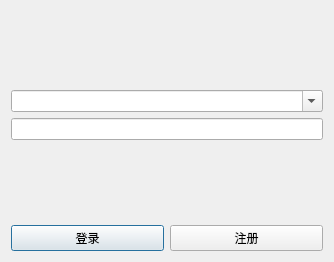
<?xml version="1.0" encoding="UTF-8"?>
<ui version="4.0">
 <class>LoginUI</class>
 <widget class="QDialog" name="LoginUI">
  <property name="geometry">
   <rect>
    <x>0</x>
    <y>0</y>
    <width>334</width>
    <height>262</height>
   </rect>
  </property>
  <property name="windowTitle">
   <string>Dialog</string>
  </property>
  <layout class="QVBoxLayout" name="verticalLayout">
   <item>
    <spacer name="verticalSpacer">
     <property name="orientation">
      <enum>Qt::Vertical</enum>
     </property>
     <property name="sizeHint" stdset="0">
      <size>
       <width>20</width>
       <height>40</height>
      </size>
     </property>
    </spacer>
   </item>
   <item>
    <widget class="QComboBox" name="comboBox_ID">
     <property name="editable">
      <bool>true</bool>
     </property>
    </widget>
   </item>
   <item>
    <widget class="QLineEdit" name="lineEdit_Password">
     <property name="echoMode">
      <enum>QLineEdit::Password</enum>
     </property>
    </widget>
   </item>
   <item>
    <spacer name="verticalSpacer_2">
     <property name="orientation">
      <enum>Qt::Vertical</enum>
     </property>
     <property name="sizeHint" stdset="0">
      <size>
       <width>20</width>
       <height>40</height>
      </size>
     </property>
    </spacer>
   </item>
   <item>
    <layout class="QHBoxLayout" name="horizontalLayout">
     <item>
      <widget class="QPushButton" name="btLogin">
       <property name="text">
        <string>登录</string>
       </property>
      </widget>
     </item>
     <item>
      <widget class="QPushButton" name="btReg">
       <property name="text">
        <string>注册</string>
       </property>
      </widget>
     </item>
    </layout>
   </item>
  </layout>
 </widget>
 <resources/>
 <connections/>
</ui>
